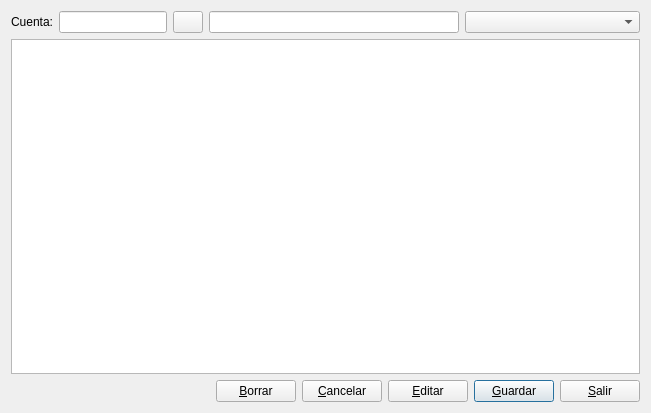
<?xml version="1.0" encoding="UTF-8"?>
<ui version="4.0">
 <author>José Manuel Díez Botella</author>
 <class>venci_ctas</class>
 <widget class="QDialog" name="venci_ctas">
  <property name="geometry">
   <rect>
    <x>0</x>
    <y>0</y>
    <width>651</width>
    <height>413</height>
   </rect>
  </property>
  <property name="windowTitle">
   <string>Asignar tipos de vencimientos a cuentas</string>
  </property>
  <layout class="QVBoxLayout" name="verticalLayout">
   <item>
    <layout class="QHBoxLayout" name="horizontalLayout_2">
     <item>
      <widget class="QLabel" name="label">
       <property name="text">
        <string>Cuenta:</string>
       </property>
      </widget>
     </item>
     <item>
      <widget class="QLineEdit" name="codigolineEdit">
       <property name="sizePolicy">
        <sizepolicy hsizetype="Fixed" vsizetype="Fixed">
         <horstretch>0</horstretch>
         <verstretch>0</verstretch>
        </sizepolicy>
       </property>
       <property name="maxLength">
        <number>40</number>
       </property>
      </widget>
     </item>
     <item>
      <widget class="QPushButton" name="buscapushButton">
       <property name="maximumSize">
        <size>
         <width>30</width>
         <height>30</height>
        </size>
       </property>
       <property name="text">
        <string/>
       </property>
       <property name="icon">
        <iconset resource="keme.qrc">
         <normaloff>:/iconos/graf/viewer.xpm</normaloff>:/iconos/graf/viewer.xpm</iconset>
       </property>
      </widget>
     </item>
     <item>
      <widget class="QLineEdit" name="descripcionlineEdit">
       <property name="enabled">
        <bool>true</bool>
       </property>
       <property name="minimumSize">
        <size>
         <width>250</width>
         <height>0</height>
        </size>
       </property>
       <property name="maxLength">
        <number>80</number>
       </property>
       <property name="readOnly">
        <bool>true</bool>
       </property>
      </widget>
     </item>
     <item>
      <widget class="QComboBox" name="codigocomboBox">
       <property name="sizePolicy">
        <sizepolicy hsizetype="Expanding" vsizetype="Fixed">
         <horstretch>0</horstretch>
         <verstretch>0</verstretch>
        </sizepolicy>
       </property>
       <property name="minimumSize">
        <size>
         <width>100</width>
         <height>0</height>
        </size>
       </property>
      </widget>
     </item>
    </layout>
   </item>
   <item>
    <widget class="QTableView" name="tableView"/>
   </item>
   <item>
    <layout class="QHBoxLayout" name="horizontalLayout">
     <item>
      <spacer name="horizontalSpacer">
       <property name="orientation">
        <enum>Qt::Horizontal</enum>
       </property>
       <property name="sizeHint" stdset="0">
        <size>
         <width>40</width>
         <height>20</height>
        </size>
       </property>
      </spacer>
     </item>
     <item>
      <widget class="QPushButton" name="borrarpushButton">
       <property name="enabled">
        <bool>true</bool>
       </property>
       <property name="text">
        <string>&amp;Borrar</string>
       </property>
       <property name="icon">
        <iconset resource="keme.qrc">
         <normaloff>:/iconos/graf/borrar.png</normaloff>:/iconos/graf/borrar.png</iconset>
       </property>
       <property name="autoDefault">
        <bool>false</bool>
       </property>
      </widget>
     </item>
     <item>
      <widget class="QPushButton" name="cancelarpushButton">
       <property name="text">
        <string>&amp;Cancelar</string>
       </property>
       <property name="icon">
        <iconset resource="keme.qrc">
         <normaloff>:/iconos/graf/borraelem.png</normaloff>:/iconos/graf/borraelem.png</iconset>
       </property>
      </widget>
     </item>
     <item>
      <widget class="QPushButton" name="editarpushButton">
       <property name="text">
        <string>&amp;Editar</string>
       </property>
       <property name="icon">
        <iconset resource="keme.qrc">
         <normaloff>:/iconos/graf/boligrafo_editar.png</normaloff>:/iconos/graf/boligrafo_editar.png</iconset>
       </property>
      </widget>
     </item>
     <item>
      <widget class="QPushButton" name="guardarpushButton">
       <property name="text">
        <string>&amp;Guardar</string>
       </property>
       <property name="icon">
        <iconset resource="keme.qrc">
         <normaloff>:/iconos/graf/check2.png</normaloff>:/iconos/graf/check2.png</iconset>
       </property>
       <property name="default">
        <bool>true</bool>
       </property>
      </widget>
     </item>
     <item>
      <widget class="QPushButton" name="aceptarpushButton">
       <property name="enabled">
        <bool>true</bool>
       </property>
       <property name="text">
        <string>&amp;Salir</string>
       </property>
       <property name="icon">
        <iconset resource="keme.qrc">
         <normaloff>:/iconos/graf/application-exit.png</normaloff>:/iconos/graf/application-exit.png</iconset>
       </property>
      </widget>
     </item>
    </layout>
   </item>
  </layout>
 </widget>
 <tabstops>
  <tabstop>codigolineEdit</tabstop>
  <tabstop>buscapushButton</tabstop>
  <tabstop>descripcionlineEdit</tabstop>
  <tabstop>codigocomboBox</tabstop>
  <tabstop>tableView</tabstop>
  <tabstop>borrarpushButton</tabstop>
  <tabstop>cancelarpushButton</tabstop>
  <tabstop>editarpushButton</tabstop>
  <tabstop>guardarpushButton</tabstop>
  <tabstop>aceptarpushButton</tabstop>
 </tabstops>
 <resources>
  <include location="keme.qrc"/>
 </resources>
 <connections>
  <connection>
   <sender>aceptarpushButton</sender>
   <signal>clicked()</signal>
   <receiver>venci_ctas</receiver>
   <slot>accept()</slot>
   <hints>
    <hint type="sourcelabel">
     <x>540</x>
     <y>396</y>
    </hint>
    <hint type="destinationlabel">
     <x>340</x>
     <y>378</y>
    </hint>
   </hints>
  </connection>
 </connections>
</ui>
